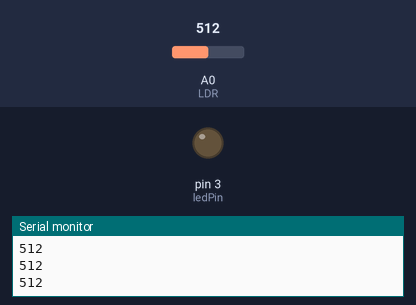
The sketch below on a simulated Arduino Uno, built with avr-gcc and run on an emulated ATmega328P. On the bench: output pins drawn as LEDs (lit = HIGH), the last lines printed to the serial monitor. Inputs (shaded band) come from the test bench; at power-on: A0 (LDR) = 512.

Above: at 1.2 s.
1.3 s: A0 (LDR) set to 0
At 2.3 s:
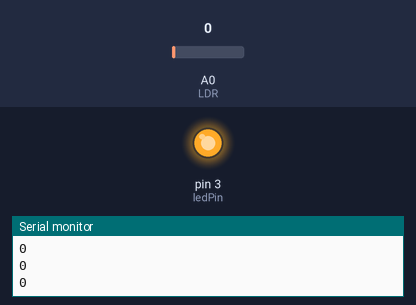
2.8 s: A0 (LDR) set to 122
At 3.5 s:
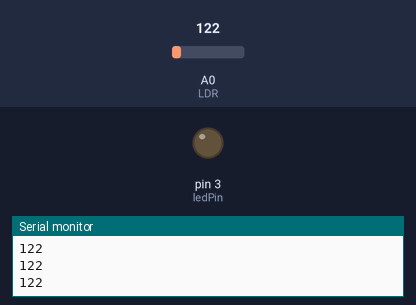
Timing chart, 0 to 5.8 s (numbered marks = the images above; inputs shaded):
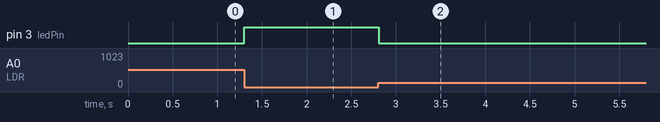

Measured:
- after the input at 1.3 s, pin 3 (ledPin): LOW → HIGH at once
- after the input at 2.8 s, pin 3 (ledPin): HIGH → LOW at once

The sketch:

LDR_Buzzer_Program.ino
```cpp
 const int ldrPin = 2;
 const int LDR=A0;
 const int ledPin = 3;
 const int LDRValue;
 int Trigger;
 void setup ()
 {
  pinMode (ldrPin, INPUT);
  pinMode (LDR, INPUT);
 pinMode (ledPin, OUTPUT);
  Serial.begin (9600);
 }
  void loop()
  {
    //Trigger = digitalRead (ldrPin);
    //Serial.println (Trigger);
    Trigger = analogRead (LDR);
   // delay (1000);
    Serial.println (Trigger);
    if (Trigger == 0)
    {
      digitalWrite ( ledPin, HIGH);
    }
    else
    {
      digitalWrite (ledPin, LOW);
    }
  }
```
